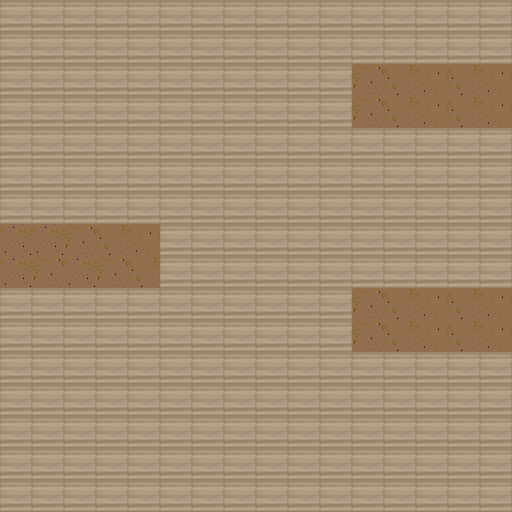

A 2D game scene composited from a Tiled map and its tileset images. What follows is a short description and the map's XML, with every tile layer's data as written:
An orthogonal 16x16 tile map with 32x32 px tiles, 1 tile layer (level1), 11 tilesets and 22 objects (Box, Alex, Marcel, Margus, Paolo, ...).

<map version="1.0" orientation="orthogonal" renderorder="right-down" width="16" height="16" tilewidth="32" tileheight="32" nextobjectid="31">
 <tileset firstgid="1" name="floor" tilewidth="32" tileheight="32" tilecount="1" columns="1">
  <image source="assets/floor.png" width="32" height="32" />
 </tileset>
 <tileset firstgid="2" name="table" tilewidth="32" tileheight="32" tilecount="4" columns="4">
  <image source="assets/table.png" width="128" height="32" />
 </tileset>
 <tileset firstgid="6" name="box" tilewidth="32" tileheight="32" tilecount="1" columns="1">
  <image source="assets/box.png" width="32" height="32" />
 </tileset>
 <tileset firstgid="7" name="alex" tilewidth="11" tileheight="40" tilecount="1" columns="1">
  <image source="assets/Character/alex.png" width="11" height="40" />
 </tileset>
 <tileset firstgid="8" name="marcel" tilewidth="11" tileheight="40" tilecount="1" columns="1">
  <image source="assets/Character/marcel.png" width="11" height="40" />
 </tileset>
 <tileset firstgid="9" name="margus" tilewidth="11" tileheight="40" tilecount="1" columns="1">
  <image source="assets/Character/margus.png" width="11" height="40" />
 </tileset>
 <tileset firstgid="10" name="paolo" tilewidth="11" tileheight="40" tilecount="1" columns="1">
  <image source="assets/Character/paolo.png" width="11" height="40" />
 </tileset>
 <tileset firstgid="11" name="philipp" tilewidth="11" tileheight="40" tilecount="1" columns="1">
  <image source="assets/Character/philipp.png" width="11" height="40" />
 </tileset>
 <tileset firstgid="12" name="tobias" tilewidth="11" tileheight="40" tilecount="1" columns="1">
  <image source="assets/Character/tobias.png" width="11" height="40" />
 </tileset>
 <tileset firstgid="13" name="screen" tilewidth="32" tileheight="26" tilecount="1" columns="1">
  <image source="assets/screen.png" width="32" height="26" />
 </tileset>
 <tileset firstgid="14" name="screenback" tilewidth="32" tileheight="26" tilecount="1" columns="1">
  <image source="assets/screenback.png" width="32" height="26" />
 </tileset>
 <layer name="level1" width="16" height="16">
  <data encoding="csv">
1,1,1,1,1,1,1,1,1,1,1,1,1,1,1,1,
1,1,1,1,1,1,1,1,1,1,1,1,1,1,1,1,
1,1,1,1,1,1,1,1,1,1,1,3,4,5,4,5,
1,1,1,1,1,1,1,1,1,1,1,3,4,5,4,5,
1,1,1,1,1,1,1,1,1,1,1,1,1,1,1,1,
1,1,1,1,1,1,1,1,1,1,1,1,1,1,1,1,
1,1,1,1,1,1,1,1,1,1,1,1,1,1,1,1,
2,2,3,4,5,1,1,1,1,1,1,1,1,1,1,1,
2,3,2,3,4,1,1,1,1,1,1,1,1,1,1,1,
1,1,1,1,1,1,1,1,1,1,1,3,4,5,4,5,
1,1,1,1,1,1,1,1,1,1,1,3,4,5,4,5,
1,1,1,1,1,1,1,1,1,1,1,1,1,1,1,1,
1,1,1,1,1,1,1,1,1,1,1,1,1,1,1,1,
1,1,1,1,1,1,1,1,1,1,1,1,1,1,1,1,
1,1,1,1,1,1,1,1,1,1,1,1,1,1,1,1,
1,1,1,1,1,1,1,1,1,1,1,1,1,1,1,1
</data>
 </layer>
 <objectgroup name="OL1">
  <object id="1" name="Box" gid="6" x="64" y="33" width="32" height="32" />
  <object id="2" name="Alex" gid="2147483655" x="423.85" y="286" width="15" height="55" />
  <object id="3" name="Marcel" gid="8" x="424.875" y="63" width="15" height="55" />
  <object id="4" name="Margus" gid="9" x="3" y="416" width="15" height="55" />
  <object id="5" name="Paolo" gid="2147483658" x="61.6667" y="344" width="15" height="55" />
  <object id="7" name="Philipp" gid="11" x="426" y="170" width="15" height="55" />
  <object id="8" name="Tobias" gid="12" x="426" y="395" width="15" height="55" />
  <object id="9" name="Screen" gid="13" x="28" y="284" width="32" height="26" rotation="-25" />
  <object id="10" gid="13" x="55.3333" y="271.667" width="32" height="26" />
  <object id="11" gid="13" x="85.3333" y="271.333" width="32" height="26" rotation="25" />
  <object id="12" gid="13" x="389.333" y="128" width="32" height="26" rotation="-25" />
  <object id="13" gid="13" x="416.667" y="115.667" width="32" height="26" />
  <object id="14" gid="13" x="446.667" y="115.333" width="32" height="26" rotation="25" />
  <object id="18" gid="13" x="386.667" y="353" width="32" height="26" rotation="2500" />
  <object id="19" gid="13" x="415.333" y="342.667" width="32" height="26" />
  <object id="20" gid="13" x="446" y="342.333" width="32" height="26" rotation="25" />
  <object id="24" name="ScreenBack" gid="14" x="379.667" y="88" width="32" height="26" rotation="25" />
  <object id="25" gid="14" x="418" y="102.333" width="32" height="26" />
  <object id="26" gid="14" x="461" y="100.667" width="32" height="26" rotation="-25" />
  <object id="27" gid="14" x="379.333" y="309" width="32" height="26" rotation="25" />
  <object id="28" gid="14" x="418" y="324" width="32" height="26" />
  <object id="29" gid="14" x="461" y="322.333" width="32" height="26" rotation="-25" />
 </objectgroup>
</map>
